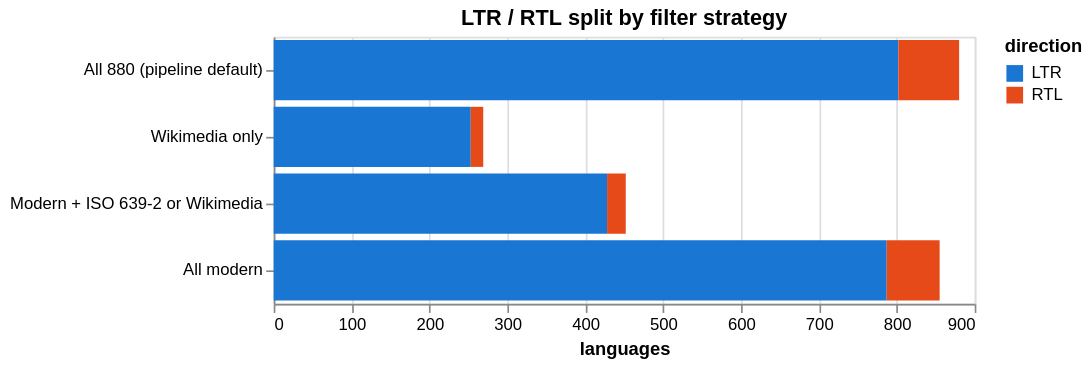

Here is the notebook cell this chart was saved with:
### Code cell
# Stacked LTR/RTL breakdown
dir_rows = []
for _, r in filter_df.iterrows():
    dir_rows.append({"filter": r["filter"], "direction": "LTR", "count": r["ltr"]})
    dir_rows.append({"filter": r["filter"], "direction": "RTL", "count": r["rtl"]})
dir_df = pd.DataFrame(dir_rows)

dir_bar = alt.Chart(dir_df).mark_bar().encode(
    y=alt.Y("filter:N", sort=filter_order, title=None),
    x=alt.X("count:Q", title="languages"),
    color=alt.Color("direction:N",
        scale=alt.Scale(domain=["LTR", "RTL"], range=["#1976d2", "#e64a19"]),
        title="direction"),
    tooltip=["filter:N", "direction:N", "count:Q"],
).properties(width=420, height=160, title="LTR / RTL split by filter strategy")

dir_bar

### Figure 1 — Vega-Lite specification as saved in the notebook (floating-point values rounded to 4 significant figures)
{"config": {"view": {"continuousWidth": 300, "continuousHeight": 300}}, "data": {"name": "data-5461bb18a82fd382eab8fd5fe93d4023"}, "mark": {"type": "bar"}, "encoding": {"color": {"field": "direction", "scale": {"domain": ["LTR", "RTL"], "range": ["#1976d2", "#e64a19"]}, "title": "direction", "type": "nominal"}, "tooltip": [{"field": "filter", "type": "nominal"}, {"field": "direction", "type": "nominal"}, {"field": "count", "type": "quantitative"}], "x": {"field": "count", "title": "languages", "type": "quantitative"}, "y": {"field": "filter", "sort": ["All 880 (pipeline default)", "Wikimedia only", "Modern + ISO 639-2 or Wikimedia", "All modern"], "title": null, "type": "nominal"}}, "height": 160, "title": "LTR / RTL split by filter strategy", "width": 420, "$schema": "https://vega.github.io/schema/vega-lite/v6.1.0.json", "datasets": {"data-5461bb18a82fd382eab8fd5fe93d4023": [{"filter": "All 880 (pipeline default)", "direction": "LTR", "count": 802}, {"filter": "All 880 (pipeline default)", "direction": "RTL", "count": 78}, {"filter": "Wikimedia only", "direction": "LTR", "count": 253}, {"filter": "Wikimedia only", "direction": "RTL", "count": 16}, {"filter": "Modern + ISO 639-2 or Wikimedia", "direction": "LTR", "count": 428}, {"filter": "Modern + ISO 639-2 or Wikimedia", "direction": "RTL", "count": 24}, {"filter": "All modern", "direction": "LTR", "count": 787}, {"filter": "All modern", "direction": "RTL", "count": 68}]}}
